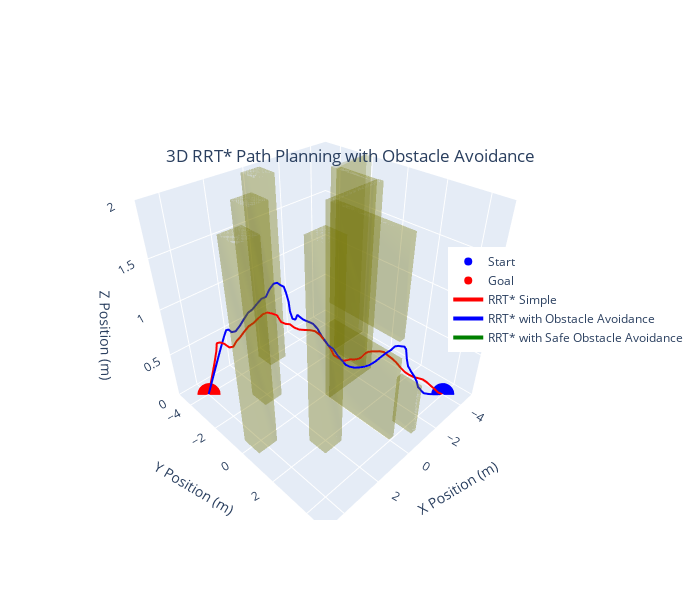
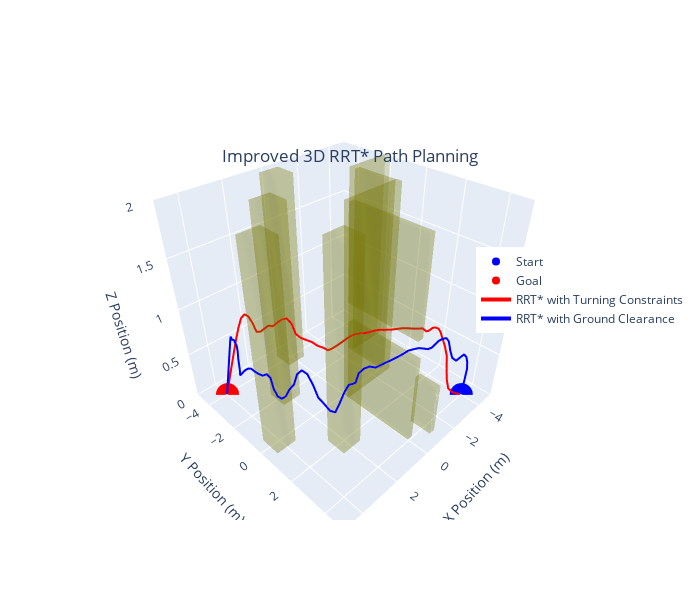

Source (notebook cell) for these figures, in order:
### Code cell
############################################ Plotting ############################################

############################### Helper functions to plot obstacles, start, and goal ################################################################
def plot_obstacles(fig, obstacles):
    for o in obstacles:
        o = o / 100
        x = o[0] - o[3] / 2
        y = o[1] - o[4] / 2
        z = o[2] - o[5] / 2
        dx = o[3]
        dy = o[4]
        dz = o[5]
        fig.add_trace(go.Mesh3d(
            x=[x, x + dx, x + dx, x, x, x + dx, x + dx, x],
            y=[y, y, y + dy, y + dy, y, y, y + dy, y + dy],
            z=[z, z, z, z, z + dz, z + dz, z + dz, z + dz],
            color='olive',
            opacity=0.2,
            alphahull=0
        ))

def plot_start_goal(fig, start, goal):
    fig.add_trace(go.Scatter3d(
        x=[start[0]], y=[start[1]], z=[start[2]],
        mode='markers',
        marker=dict(size=8, color='blue'),
        name='Start'
    ))
    fig.add_trace(go.Scatter3d(
        x=[goal[0]], y=[goal[1]], z=[goal[2]],
        mode='markers',
        marker=dict(size=8, color='red'),
        name='Goal'
    ))

###################################### results ##########################################################################
def plotting3D(start, goal, obstacles, path1, path2, path3, path4, path5):
    """Plot the generated RRT* tree and the final path using Plotly"""
    
    #################### convert to meters ############################
    start = start / 100
    goal = goal / 100
    path1, path2, path3, path4 = path1 / 100, path2 / 100, path3 / 100, path4 / 100

    # Define figure size (in pixels)
    fig_width = 700  # Width of the figure
    fig_height = 600  # Height of the figure

    #################### Create the figure 1 ##########################################################################
    fig1 = go.Figure()
    fig1.update_layout(
    scene=dict(
        xaxis=dict(title='X Position (m)', range=[-5, 5]),
        yaxis=dict(title='Y Position (m)', range=[-5, 5]),
        zaxis=dict(title='Z Position (m)', range=[0, 2])
    ),
    title={
            'text': "3D RRT* Path Planning with Obstacle Avoidance",
            'y':0.75,  # Adjust this value to move the title vertically
            'x':0.5,  # Center the title
            'xanchor': 'center',
            'yanchor': 'top'
        },
        legend=dict(
            x=0.75,  # Move the legend closer to the plot
            y=0.65,
            xanchor='left',
            yanchor='top'
        ),
    showlegend=True,
    width=fig_width,  # Set figure width
    height=fig_height  # Set figure height
    )

    # Plot obstacles, start, goal and paths in the first figure 
    plot_obstacles(fig1, obstacles)
    plot_start_goal(fig1, start, goal)

    fig1.add_trace(go.Scatter3d(
        x=path1[:, 0], y=path1[:, 1], z=path1[:, 2],
        mode='lines',
        line=dict(color='red', width=4),
        name='RRT* Simple'
    ))
    fig1.add_trace(go.Scatter3d(
        x=path2[:, 0], y=path2[:, 1], z=path2[:, 2],
        mode='lines',
        line=dict(color='blue', width=4),
        name='RRT* with Obstacle Avoidance'
    ))
    fig1.add_trace(go.Scatter3d(
        x=path5[:, 0], y=path5[:, 1], z=path5[:, 2],
        mode='lines',
        line=dict(color='green', width=4),
        name='RRT* with Safe Obstacle Avoidance'
    ))
    fig1.show()

    ########################################### Create figure 2 #######################################
    fig2 = go.Figure()
    fig2.update_layout(
    scene=dict(
        xaxis=dict(title='X Position (m)', range=[-5, 5]),
        yaxis=dict(title='Y Position (m)', range=[-5, 5]),
        zaxis=dict(title='Z Position (m)', range=[0, 2])
    ),
    title={
        'text': "Improved 3D RRT* Path Planning",
        'y':0.75,  # Adjust this value to move the title vertically
        'x':0.5,  # Center the title
        'xanchor': 'center',
        'yanchor': 'top'
    },
    legend=dict(
        x=0.75,  # Move the legend closer to the plot
        y=0.65,
        xanchor='left',
        yanchor='top'
    ),
    showlegend=True,
    width=fig_width,  # Set figure width
    height=fig_height  # Set figure height
    )

    # Plot obstacles, start, goal and paths in the second figure
    plot_obstacles(fig2, obstacles)
    plot_start_goal(fig2, start, goal)

    fig2.add_trace(go.Scatter3d(
        x=path3[:, 0], y=path3[:, 1], z=path3[:, 2],
        mode='lines',
        line=dict(color='red', width=4),
        name='RRT* with Turning Constraints'
    ))
    fig2.add_trace(go.Scatter3d(
        x=path4[:, 0], y=path4[:, 1], z=path4[:, 2],
        mode='lines',
        line=dict(color='blue', width=4),
        name='RRT* with Ground Clearance'
    ))
    fig2.show()

plotting3D(start, goal, obstacles, gradient_descent_smoothing(path1), gradient_descent_smoothing(path2), gradient_descent_smoothing(path3), gradient_descent_smoothing(path4), gradient_descent_smoothing(path5))

### Figure 1 — Plotly figure (JSON) as saved in the notebook; plotly's stock layout.template omitted (floating-point values rounded to 4 significant figures)
{"data": [{"alphahull": 0, "color": "olive", "opacity": 0.2, "type": "mesh3d", "x": [-0.3, 0, 0, -0.3, -0.3, 0, 0, -0.3], "y": [4, 4, 5, 5, 4, 4, 5, 5], "z": [0.25, 0.25, 0.25, 0.25, 0.75, 0.75, 0.75, 0.75]}, {"alphahull": 0, "color": "olive", "opacity": 0.2, "type": "mesh3d", "x": [-0.3, 0, 0, -0.3, -0.3, 0, 0, -0.3], "y": [0.25, 0.25, 3.95, 3.95, 0.25, 0.25, 3.95, 3.95], "z": [0, 0, 0, 0, 0.9, 0.9, 0.9, 0.9]}, {"alphahull": 0, "color": "olive", "opacity": 0.2, "type": "mesh3d", "x": [-0.3, 0, 0, -0.3, -0.3, 0, 0, -0.3], "y": [0.25, 0.25, 3.95, 3.95, 0.25, 0.25, 3.95, 3.95], "z": [1.1, 1.1, 1.1, 1.1, 2, 2, 2, 2]}, {"alphahull": 0, "color": "olive", "opacity": 0.2, "type": "mesh3d", "x": [-3, 0, 0, -3, -3, 0, 0, -3], "y": [0, 0, 0.3, 0.3, 0, 0, 0.3, 0.3], "z": [0, 0, 0, 0, 2, 2, 2, 2]}, {"alphahull": 0, "color": "olive", "opacity": 0.2, "type": "mesh3d", "x": [-2.95, -2.65, -2.65, -2.95, -2.95, -2.65, -2.65, -2.95], "y": [-2, -2, 0, 0, -2, -2, 0, 0], "z": [0, 0, 0, 0, 2, 2, 2, 2]}, {"alphahull": 0, "color": "olive", "opacity": 0.2, "type": "mesh3d", "x": [-5.025, -2.675, -2.675, -5.025, -5.025, -2.675, -2.675, -5.025], "y": [-2.35, -2.35, -2.05, -2.05, -2.35, -2.35, -2.05, -2.05], "z": [0, 0, 0, 0, 2, 2, 2, 2]}, {"alphahull": 0, "color": "olive", "opacity": 0.2, "type": "mesh3d", "x": [1.5, 2.5, 2.5, 1.5, 1.5, 2.5, 2.5, 1.5], "y": [1.5, 1.5, 2.5, 2.5, 1.5, 1.5, 2.5, 2.5], "z": [0, 0, 0, 0, 2, 2, 2, 2]}, {"alphahull": 0, "color": "olive", "opacity": 0.2, "type": "mesh3d", "x": [3.5, 4.5, 4.5, 3.5, 3.5, 4.5, 4.5, 3.5], "y": [-0.5, -0.5, 0.5, 0.5, -0.5, -0.5, 0.5, 0.5], "z": [0, 0, 0, 0, 2, 2, 2, 2]}, {"alphahull": 0, "color": "olive", "opacity": 0.2, "type": "mesh3d", "x": [1.5, 2.5, 2.5, 1.5, 1.5, 2.5, 2.5, 1.5], "y": [-2.5, -2.5, -1.5, -1.5, -2.5, -2.5, -1.5, -1.5], "z": [0, 0, 0, 0, 2, 2, 2, 2]}, {"alphahull": 0, "color": "olive", "opacity": 0.2, "type": "mesh3d", "x": [-0.5, 0.5, 0.5, -0.5, -0.5, 0.5, 0.5, -0.5], "y": [-4.5, -4.5, -3.5, -3.5, -4.5, -4.5, -3.5, -3.5], "z": [0, 0, 0, 0, 2, 2, 2, 2]}, {"marker": {"color": "blue", "size": 8}, "mode": "markers", "name": "Start", "type": "scatter3d", "x": [-4], "y": [4], "z": [0]}, {"marker": {"color": "red", "size": 8}, "mode": "markers", "name": "Goal", "type": "scatter3d", "x": [4], "y": [-4], "z": [0]}, {"line": {"color": "red", "width": 4}, "mode": "lines", "name": "RRT* Simple", "type": "scatter3d", "x": [4, 3.941, 3.841, 3.727, 3.62, 3.541, 3.539, 3.473, 3.372, 3.246, 3.122, 2.951, 2.763, 2.591, 2.427, 2.267, 2.123, 2.01, 1.921, 1.786, 1.677, 1.635, 1.57, 1.484, 1.428, 1.289, 1.133, 0.9869, 0.897, 0.803, 0.7382, 0.6487, 0.5291, 0.3604, 0.1839, -0.02285, -0.2289, -0.4278, -0.6201, -0.8327, -1.039, -1.247, -1.453, -1.625, -1.805, -1.997, -2.176, -2.335, -2.428, -2.505, -2.567, -2.655, -2.814, -2.98, -3.152, -3.292, -3.369, -3.477, -3.649, -3.824, -4], "y": [-4, -3.934, -3.82, -3.687, -3.547, -3.407, -3.276, -3.1, -2.919, -2.765, -2.627, -2.588, -2.56, -2.449, -2.3, -2.131, -1.952, -1.755, -1.557, -1.395, -1.217, -1.032, -0.8275, -0.6299, -0.4366, -0.2769, -0.1108, 0.06453, 0.2724, 0.4823, 0.6973, 0.895, 1.046, 1.172, 1.28, 1.303, 1.299, 1.366, 1.44, 1.429, 1.359, 1.295, 1.296, 1.396, 1.498, 1.543, 1.651, 1.776, 1.967, 2.18, 2.396, 2.594, 2.735, 2.892, 3.045, 3.219, 3.415, 3.593, 3.707, 3.845, 4], "z": [0, 0.06512, 0.1766, 0.3061, 0.4392, 0.5648, 0.6657, 0.6874, 0.68, 0.643, 0.6532, 0.7001, 0.7256, 0.7806, 0.8387, 0.8761, 0.9303, 0.9808, 1.01, 1.002, 0.9907, 0.937, 0.931, 0.9379, 0.9185, 0.8992, 0.8961, 0.8973, 0.8994, 0.8715, 0.825, 0.7704, 0.6819, 0.6447, 0.6088, 0.5913, 0.5765, 0.5577, 0.5527, 0.5417, 0.5304, 0.5201, 0.5163, 0.514, 0.5042, 0.4881, 0.4704, 0.4247, 0.3982, 0.3646, 0.3217, 0.2833, 0.2463, 0.216, 0.1985, 0.1867, 0.1673, 0.1294, 0.08317, 0.0297, 0]}, {"line": {"color": "blue", "width": 4}, "mode": "lines", "name": "RRT* with Obstacle Avoidance", "type": "scatter3d", "x": [4, 3.951, 3.869, 3.773, 3.67, 3.561, 3.445, 3.313, 3.142, 2.972, 2.795, 2.588, 2.382, 2.176, 1.965, 1.746, 1.533, 1.327, 1.134, 0.9616, 0.8204, 0.7699, 0.7544, 0.7673, 0.8298, 0.8749, 0.9655, 1.004, 1.014, 1.029, 1.07, 1.035, 0.9218, 0.7974, 0.741, 0.7272, 0.7496, 0.7539, 0.6822, 0.6356, 0.6145, 0.61, 0.6259, 0.6194, 0.6067, 0.5799, 0.4938, 0.3677, 0.1828, -0.01629, -0.1952, -0.4012, -0.61, -0.7999, -1.006, -1.204, -1.366, -1.541, -1.717, -1.904, -2.11, -2.312, -2.531, -2.759, -2.99, -3.221, -3.44, -3.634, -3.819, -4], "y": [-4, -3.915, -3.772, -3.606, -3.433, -3.263, -3.11, -3.002, -2.999, -3.069, -3.13, -3.122, -3.058, -2.976, -2.905, -2.866, -2.791, -2.702, -2.61, -2.526, -2.398, -2.204, -1.988, -1.77, -1.567, -1.372, -1.207, -1.016, -0.8182, -0.6533, -0.4745, -0.2784, -0.1041, 0.06414, 0.2718, 0.488, 0.7084, 0.9242, 1.121, 1.337, 1.571, 1.808, 2.046, 2.288, 2.527, 2.757, 2.966, 3.144, 3.256, 3.349, 3.452, 3.473, 3.482, 3.536, 3.518, 3.48, 3.461, 3.449, 3.527, 3.609, 3.626, 3.624, 3.589, 3.573, 3.573, 3.569, 3.585, 3.694, 3.84, 4], "z": [0, 0.05897, 0.1582, 0.2739, 0.3956, 0.5174, 0.6338, 0.7346, 0.7975, 0.7786, 0.7241, 0.7127, 0.7571, 0.8195, 0.8764, 0.8939, 0.939, 0.9829, 0.9961, 1.069, 1.124, 1.146, 1.138, 1.144, 1.107, 1.036, 0.9641, 0.9065, 0.9178, 0.9873, 0.9902, 0.976, 0.9618, 0.9431, 0.9067, 0.8533, 0.8322, 0.8043, 0.7848, 0.7349, 0.7041, 0.6802, 0.6924, 0.7111, 0.7417, 0.7744, 0.8084, 0.8508, 0.8883, 0.9171, 0.9406, 0.9554, 0.9374, 0.9165, 0.8876, 0.8313, 0.7086, 0.605, 0.528, 0.4563, 0.3751, 0.2751, 0.2195, 0.1552, 0.09598, 0.05882, 0.0246, 0.01007, 0.003597, 0]}, {"line": {"color": "green", "width": 4}, "mode": "lines", "name": "RRT* with Safe Obstacle Avoidance", "type": "scatter3d", "x": [400, 388.4, 375.1, 361.6, 349.1, 339.5, 327.4, 311.6, 292.7, 273.9, 253.9, 232.8, 210.8, 189.1, 168.3, 150.0, 137.5, 122.9, 103.9, 83.93, 64.8, 49.03, 30.63, 12.51, -1.861, -8.502, -3.31, 5.157, 20.14, 36.07, 46.8, 49.7, 50.1, 49.54, 56.53, 59.06, 64.08, 68.14, 67.65, 65.58, 55.06, 44.42, 43.48, 44.42, 41.77, 35.18, 23.21, 15.66, 4.593, -8.306, -22.83, -37.85, -54.15, -73.6, -92.44, -111.4, -132.2, -153.7, -174.8, -193.7, -214.1, -236.5, -259.1, -280.8, -302.5, -322.2, -341.5, -362.3, -381.5, -400], "y": [-400, -398.0, -395.4, -391.5, -384.6, -370.9, -358.5, -349.6, -345.9, -343.1, -340.4, -343.2, -343.4, -339.4, -332.7, -323.0, -307.3, -291.8, -280.7, -269.9, -258.1, -243.2, -230.7, -218.8, -204.1, -187.2, -169.1, -150.5, -136.1, -124.0, -109.0, -95.64, -77.23, -58.08, -40.67, -20.36, 1.106, 22.42, 43.65, 62.45, 78.32, 93.5, 113.3, 135.0, 157.0, 177.3, 192.7, 211.4, 231.2, 251.1, 270.1, 288.4, 304.1, 313.2, 324.7, 334.5, 335.7, 334.2, 337.1, 344.8, 351.6, 351.6, 348.2, 343.1, 343.0, 352.2, 363.8, 372.5, 385.1, 400], "z": [0, 14.99, 31.98, 48.66, 62.52, 68.75, 67.96, 73.23, 76.88, 73.96, 76.71, 78.59, 78.5, 83.21, 89.57, 95.72, 99.66, 98.12, 96.45, 98.6, 100.8, 99.1, 99.21, 96.26, 94.14, 88.83, 86.21, 86.71, 88.82, 93.28, 98.82, 110.1, 116.6, 117.7, 115.8, 110.9, 106.2, 99.43, 93.35, 86.89, 86.41, 88.42, 90.33, 90.54, 88.2, 84.83, 80.83, 75.42, 74.47, 75.29, 76.6, 75.94, 74.12, 70.16, 65.65, 60.95, 54.74, 49.9, 42.69, 33.95, 28.11, 24.56, 20.82, 17.2, 14.67, 13.23, 11.47, 7.717, 2.756, 0]}], "layout": {"height": 600, "legend": {"x": 0.75, "xanchor": "left", "y": 0.65, "yanchor": "top"}, "scene": {"xaxis": {"range": [-5, 5], "title": {"text": "X Position (m)"}}, "yaxis": {"range": [-5, 5], "title": {"text": "Y Position (m)"}}, "zaxis": {"range": [0, 2], "title": {"text": "Z Position (m)"}}}, "showlegend": true, "title": {"text": "3D RRT* Path Planning with Obstacle Avoidance", "x": 0.5, "xanchor": "center", "y": 0.75, "yanchor": "top"}, "width": 700}}

### Figure 2 — Plotly figure (JSON) as saved in the notebook; plotly's stock layout.template omitted (floating-point values rounded to 4 significant figures)
{"data": [{"alphahull": 0, "color": "olive", "opacity": 0.2, "type": "mesh3d", "x": [-0.3, 0, 0, -0.3, -0.3, 0, 0, -0.3], "y": [4, 4, 5, 5, 4, 4, 5, 5], "z": [0.25, 0.25, 0.25, 0.25, 0.75, 0.75, 0.75, 0.75]}, {"alphahull": 0, "color": "olive", "opacity": 0.2, "type": "mesh3d", "x": [-0.3, 0, 0, -0.3, -0.3, 0, 0, -0.3], "y": [0.25, 0.25, 3.95, 3.95, 0.25, 0.25, 3.95, 3.95], "z": [0, 0, 0, 0, 0.9, 0.9, 0.9, 0.9]}, {"alphahull": 0, "color": "olive", "opacity": 0.2, "type": "mesh3d", "x": [-0.3, 0, 0, -0.3, -0.3, 0, 0, -0.3], "y": [0.25, 0.25, 3.95, 3.95, 0.25, 0.25, 3.95, 3.95], "z": [1.1, 1.1, 1.1, 1.1, 2, 2, 2, 2]}, {"alphahull": 0, "color": "olive", "opacity": 0.2, "type": "mesh3d", "x": [-3, 0, 0, -3, -3, 0, 0, -3], "y": [0, 0, 0.3, 0.3, 0, 0, 0.3, 0.3], "z": [0, 0, 0, 0, 2, 2, 2, 2]}, {"alphahull": 0, "color": "olive", "opacity": 0.2, "type": "mesh3d", "x": [-2.95, -2.65, -2.65, -2.95, -2.95, -2.65, -2.65, -2.95], "y": [-2, -2, 0, 0, -2, -2, 0, 0], "z": [0, 0, 0, 0, 2, 2, 2, 2]}, {"alphahull": 0, "color": "olive", "opacity": 0.2, "type": "mesh3d", "x": [-5.025, -2.675, -2.675, -5.025, -5.025, -2.675, -2.675, -5.025], "y": [-2.35, -2.35, -2.05, -2.05, -2.35, -2.35, -2.05, -2.05], "z": [0, 0, 0, 0, 2, 2, 2, 2]}, {"alphahull": 0, "color": "olive", "opacity": 0.2, "type": "mesh3d", "x": [1.5, 2.5, 2.5, 1.5, 1.5, 2.5, 2.5, 1.5], "y": [1.5, 1.5, 2.5, 2.5, 1.5, 1.5, 2.5, 2.5], "z": [0, 0, 0, 0, 2, 2, 2, 2]}, {"alphahull": 0, "color": "olive", "opacity": 0.2, "type": "mesh3d", "x": [3.5, 4.5, 4.5, 3.5, 3.5, 4.5, 4.5, 3.5], "y": [-0.5, -0.5, 0.5, 0.5, -0.5, -0.5, 0.5, 0.5], "z": [0, 0, 0, 0, 2, 2, 2, 2]}, {"alphahull": 0, "color": "olive", "opacity": 0.2, "type": "mesh3d", "x": [1.5, 2.5, 2.5, 1.5, 1.5, 2.5, 2.5, 1.5], "y": [-2.5, -2.5, -1.5, -1.5, -2.5, -2.5, -1.5, -1.5], "z": [0, 0, 0, 0, 2, 2, 2, 2]}, {"alphahull": 0, "color": "olive", "opacity": 0.2, "type": "mesh3d", "x": [-0.5, 0.5, 0.5, -0.5, -0.5, 0.5, 0.5, -0.5], "y": [-4.5, -4.5, -3.5, -3.5, -4.5, -4.5, -3.5, -3.5], "z": [0, 0, 0, 0, 2, 2, 2, 2]}, {"marker": {"color": "blue", "size": 8}, "mode": "markers", "name": "Start", "type": "scatter3d", "x": [-4], "y": [4], "z": [0]}, {"marker": {"color": "red", "size": 8}, "mode": "markers", "name": "Goal", "type": "scatter3d", "x": [4], "y": [-4], "z": [0]}, {"line": {"color": "red", "width": 4}, "mode": "lines", "name": "RRT* with Turning Constraints", "type": "scatter3d", "x": [4, 3.912, 3.81, 3.702, 3.592, 3.483, 3.379, 3.288, 3.227, 3.188, 3.161, 3.143, 3.085, 3.01, 2.931, 2.859, 2.724, 2.603, 2.483, 2.346, 2.266, 2.14, 2.017, 1.882, 1.734, 1.57, 1.397, 1.209, 1.016, 0.8302, 0.6553, 0.5164, 0.4734, 0.4337, 0.3144, 0.161, -0.01132, -0.1799, -0.3539, -0.5197, -0.6882, -0.8553, -1.02, -1.193, -1.378, -1.542, -1.746, -1.967, -2.194, -2.423, -2.641, -2.853, -3.048, -3.207, -3.339, -3.446, -3.534, -3.571, -3.688, -3.838, -4], "y": [-4, -3.876, -3.731, -3.577, -3.418, -3.256, -3.087, -2.905, -2.693, -2.471, -2.258, -2.072, -1.87, -1.663, -1.458, -1.264, -1.114, -0.9395, -0.775, -0.6619, -0.5395, -0.3813, -0.1917, -0.0001104, 0.1772, 0.3331, 0.4463, 0.4786, 0.5753, 0.7038, 0.8436, 0.9993, 1.196, 1.402, 1.59, 1.768, 1.938, 2.116, 2.291, 2.474, 2.653, 2.828, 2.992, 3.118, 3.156, 3.224, 3.204, 3.153, 3.102, 3.086, 3.114, 3.103, 3.119, 3.21, 3.304, 3.325, 3.379, 3.506, 3.661, 3.828, 4], "z": [0, 0.1195, 0.2591, 0.4066, 0.5559, 0.7024, 0.8396, 0.953, 1.009, 1.005, 0.954, 0.8825, 0.8986, 0.9451, 0.9893, 0.9967, 1.036, 1.073, 1.087, 1.03, 0.9311, 0.8936, 0.8792, 0.8642, 0.8283, 0.8063, 0.7713, 0.7694, 0.7907, 0.8228, 0.8602, 0.8946, 0.9263, 0.9496, 0.9617, 0.9806, 0.9953, 0.9968, 0.9977, 1.007, 1.016, 1.016, 1.012, 1.008, 0.9943, 0.9539, 0.9338, 0.92, 0.9063, 0.8845, 0.8503, 0.7898, 0.7011, 0.6005, 0.4821, 0.3282, 0.1755, 0.07343, 0.03006, 0.01073, 0]}, {"line": {"color": "blue", "width": 4}, "mode": "lines", "name": "RRT* with Ground Clearance", "type": "scatter3d", "x": [4, 3.943, 3.878, 3.815, 3.765, 3.748, 3.813, 3.874, 3.893, 3.897, 3.99, 4.112, 4.212, 4.335, 4.455, 4.535, 4.597, 4.65, 4.692, 4.717, 4.741, 4.744, 4.735, 4.718, 4.682, 4.668, 4.69, 4.684, 4.665, 4.635, 4.576, 4.471, 4.369, 4.282, 4.194, 4.099, 4.011, 3.872, 3.731, 3.589, 3.47, 3.304, 3.107, 2.907, 2.719, 2.555, 2.354, 2.138, 1.921, 1.681, 1.4, 1.031, 0.816, 0.5852, 0.3493, 0.1122, -0.1197, -0.3607, -0.6048, -0.8502, -1.095, -1.34, -1.583, -1.825, -2.063, -2.364, -2.813, -3.243, -3.463, -3.667, -3.838, -3.921, -4], "y": [-4, -3.879, -3.737, -3.586, -3.43, -3.267, -3.093, -2.91, -2.726, -2.558, -2.388, -2.223, -2.061, -1.878, -1.682, -1.463, -1.233, -0.9988, -0.7615, -0.521, -0.2808, -0.03875, 0.2019, 0.4341, 0.644, 0.8463, 1.005, 1.208, 1.427, 1.638, 1.818, 1.965, 2.054, 2.218, 2.403, 2.569, 2.719, 2.867, 3.009, 3.143, 3.248, 3.316, 3.346, 3.334, 3.305, 3.299, 3.356, 3.439, 3.545, 3.661, 3.805, 3.993, 4.112, 4.185, 4.246, 4.286, 4.336, 4.341, 4.326, 4.3, 4.266, 4.23, 4.194, 4.178, 4.166, 4.141, 4.096, 4.192, 4.215, 4.192, 4.153, 4.082, 4], "z": [0, 0.137, 0.2956, 0.4587, 0.6132, 0.7386, 0.7914, 0.7844, 0.8053, 0.7577, 0.731, 0.6756, 0.5935, 0.5841, 0.6101, 0.6558, 0.7093, 0.7648, 0.8182, 0.8638, 0.8977, 0.899, 0.9035, 0.9147, 0.9527, 0.9397, 0.8534, 0.8034, 0.808, 0.8576, 0.9433, 0.9972, 1.093, 1.14, 1.117, 1.024, 0.9088, 0.8476, 0.7786, 0.7608, 0.8509, 0.9447, 0.9969, 0.977, 0.9597, 1.028, 1.055, 1.059, 1.035, 1.052, 1.072, 1.102, 1.13, 1.126, 1.116, 1.089, 1.061, 1.049, 1.053, 1.053, 1.036, 1.015, 0.986, 0.922, 0.7994, 0.6792, 0.5869, 0.6185, 0.5631, 0.4762, 0.3672, 0.1936, 0]}], "layout": {"height": 600, "legend": {"x": 0.75, "xanchor": "left", "y": 0.65, "yanchor": "top"}, "scene": {"xaxis": {"range": [-5, 5], "title": {"text": "X Position (m)"}}, "yaxis": {"range": [-5, 5], "title": {"text": "Y Position (m)"}}, "zaxis": {"range": [0, 2], "title": {"text": "Z Position (m)"}}}, "showlegend": true, "title": {"text": "Improved 3D RRT* Path Planning", "x": 0.5, "xanchor": "center", "y": 0.75, "yanchor": "top"}, "width": 700}}
